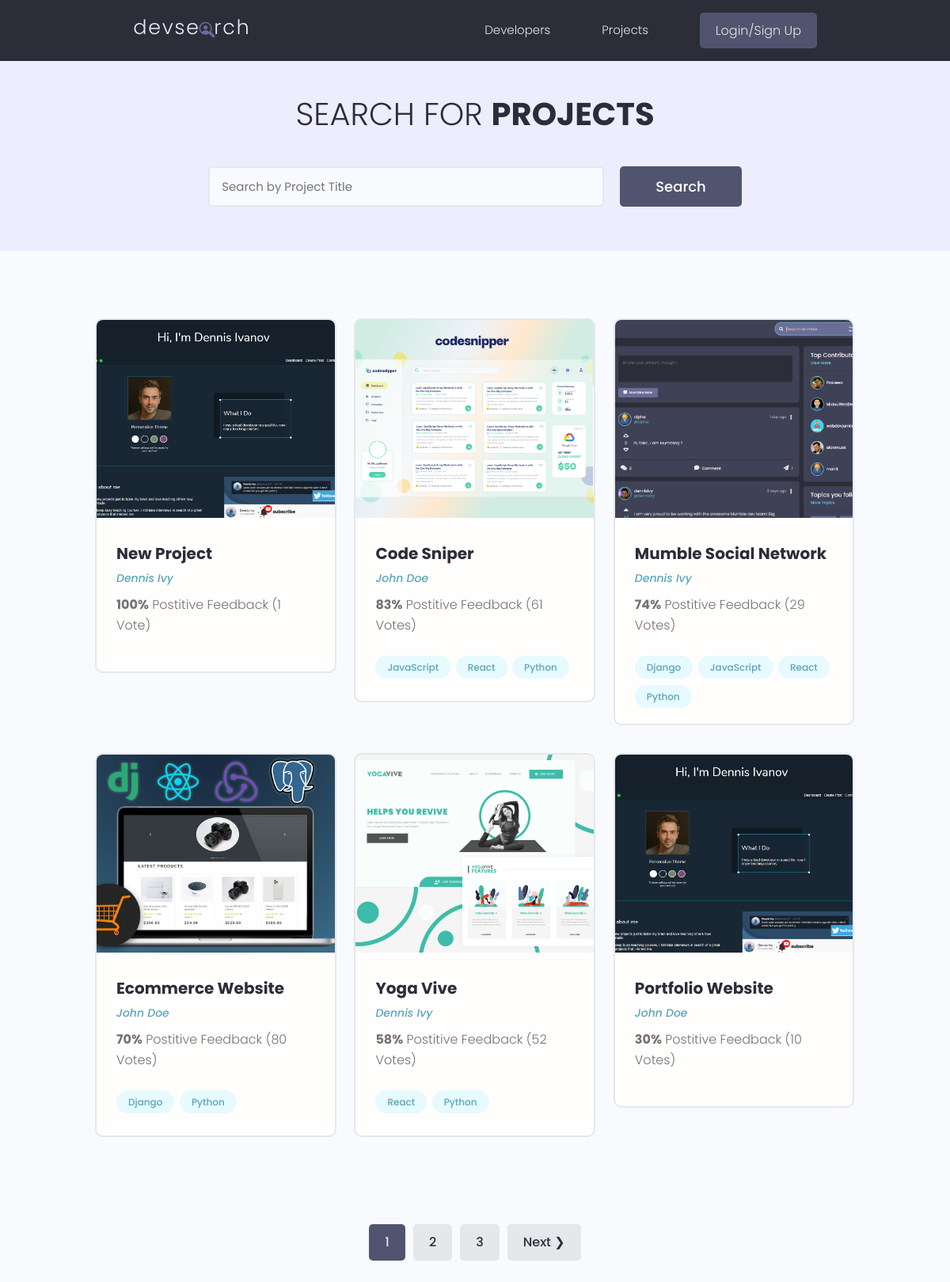
Page /projects/ on the earlier database version.
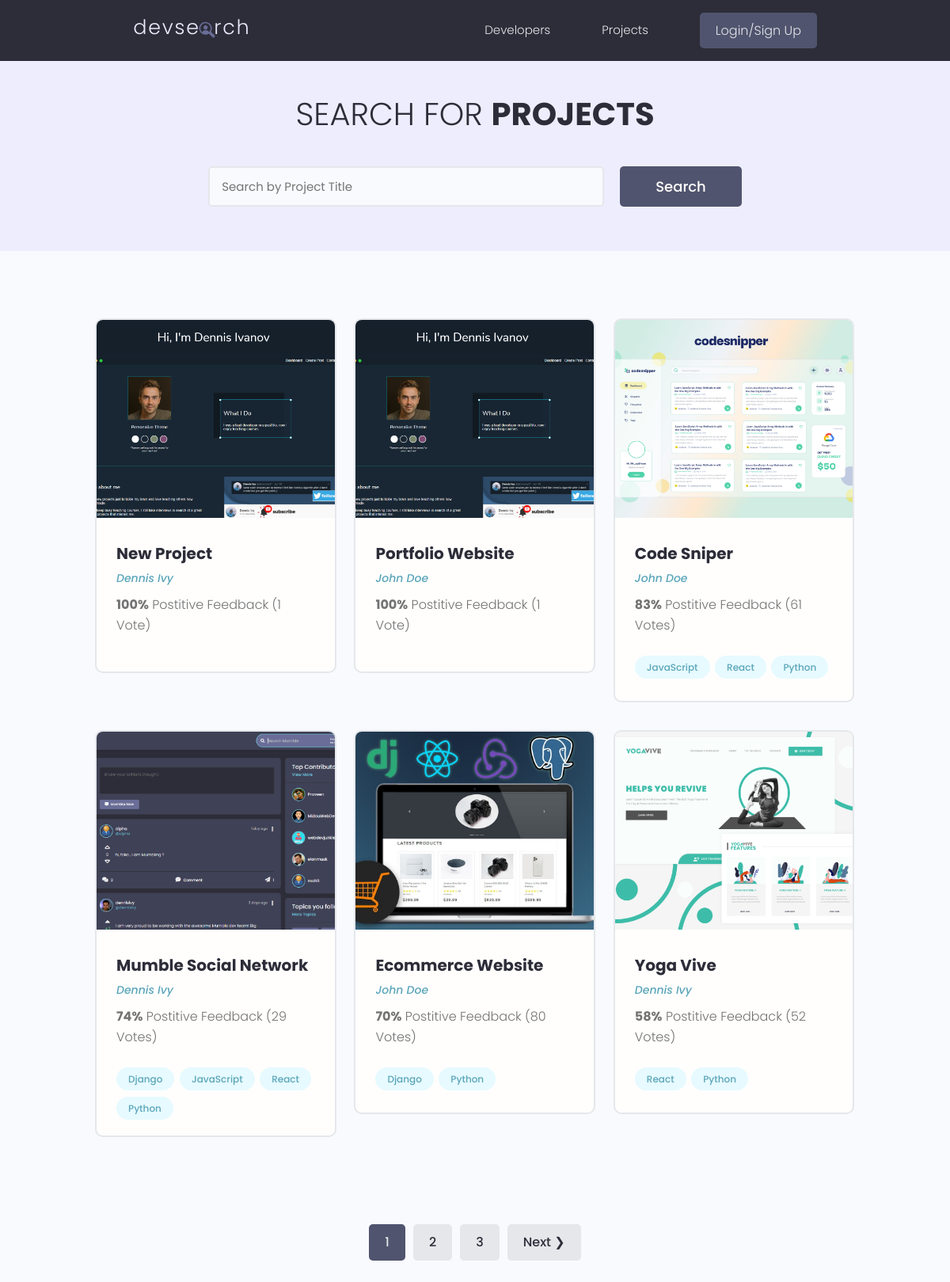
Same page on the later database version.
### projects/models.py (models this page shows, shortened)
class Project(models.Model):
    owner = models.ForeignKey(Profile, null=True, blank=True, on_delete=models.SET_NULL)
    title = models.CharField(max_length=200)
    description = models.TextField(null=True, blank=True)
    featured_image = models.ImageField(null=True, blank=True, default = "default.jpg")
    demo_link = models.CharField(max_length=2000, null=True, blank=True)
    source_link = models.CharField(max_length=2000, null=True, blank=True)
    tags = models.ManyToManyField('Tag', blank=True)
    vote_total = models.IntegerField(default=0, null=True, blank=True)
    vote_ratio = models.IntegerField(default=0, null=True, blank=True)
    created = models.DateTimeField(auto_now_add=True)
    id = models.UUIDField(default=uuid.uuid4, unique=True, primary_key=True, editable=False)
    class Meta:
        ordering = ['-vote_ratio','-vote_total', 'title']

class Tag(models.Model):
    name = models.CharField(max_length=200)
    created = models.DateTimeField(auto_now_add=True)
    id = models.UUIDField(default=uuid.uuid4, unique=True, primary_key=True, editable=False)
    def __str__(self):
        return self.name

### users/models.py (models this page shows, shortened)
class Profile(models.Model):
    user = models.OneToOneField(User, on_delete=models.CASCADE, null=True, blank=True)
    name = models.CharField(max_length=200, blank=True, null=True)
    email = models.EmailField(max_length=500, blank=True,null=True)
    username = models.CharField(max_length=200, blank=True, null=True)
    location = models.CharField(max_length=200, blank=True, null=True)
    short_intro = models.CharField(max_length=500, blank=True, null=True)
    bio = models.TextField(blank=True, null=True)
    profile_image = models.ImageField(blank=True, null=True, upload_to='profiles/', default='profiles/user-default.png' )
    social_github = models.CharField(max_length=200, blank=True, null=True)
    social_twitter = models.CharField(max_length=200, blank=True, null=True)
    social_linkedin = models.CharField(max_length=200, blank=True, null=True)
    social_youtube = models.CharField(max_length=200, blank=True, null=True)
    social_website = models.CharField(max_length=200, blank=True, null=True)
    created = models.DateTimeField(auto_now_add=True)
    id = models.UUIDField(default=uuid.uuid4, unique=True, primary_key=True, editable=False)

### projects/views.py (the view)
# urls.py: path('projects/', include('projects.urls')),
def projects(request):
    projects, search_query = searchProjects(request)
    custom_range, projects = paginateProjects(request, projects, 6)
    context = {
        'projects' : projects,
        'search_query': search_query,
        'custom_range':custom_range,
    }
    return render(request, 'projects/projects.html', context)

### projects/utils.py (called while the page is built)
def searchProjects(request):
    search_query = ''
    if request.GET.get('search_query'):
        search_query = request.GET.get('search_query')
    tags = Tag.objects.filter(name__contains=search_query)
    projects = Project.objects.distinct().filter(Q(title__icontains=search_query) |
                                      Q(description__icontains=search_query) |
                                      Q(owner__name__icontains=search_query) |
                                      Q(tags__in=tags))
    return projects, search_query

def paginateProjects(request, projects, results):
    page = request.GET.get('page')
    paginator = Paginator(projects, results)
    try:
        projects = paginator.page(page)
    except PageNotAnInteger:
        page = 1
        projects = paginator.page(page)
    except EmptyPage:
        page = paginator.num_pages
        projects = paginator.page(page)
    leftIndex = (int(page) - 4)
    if leftIndex < 1:
        leftIndex = 1
    rightIndex = (int(page) + 5)
    if rightIndex > paginator.num_pages:
        rightIndex = paginator.num_pages + 1
    custom_range = range(leftIndex,rightIndex)
    return custom_range, projects

### projects/templates/projects/projects.html (shortened to what this page needs)
{% extends "main.html" %}
{%load static%}
{%block content%}
  <main class="projects">
    <section class="hero-section text-center">
      <div class="container container--narrow">
        <div class="hero-section__box">
          <h2>Search for <span>Projects</span></h2>
        </div>
        <div class="hero-section__search">
          <form id="searchForm"class="form" action="#" method="get">
            <div class="form__field">
              <input class="input input--text" id="formInput#search" type="text" name="search_query"
                value="{{search_query}}"placeholder="Search by Project Title" />
            </div>
            <input class="btn btn--sub btn--lg" type="submit" value="Search" />
          </form>
        </div>
      </div>
    </section>
    <section class="projectsList">
      <div class="container">
        <div class="grid grid--three">
        {%for project in projects%}
          <div class="column">
            <div class="card project">
              <a href="{%url 'project' project.id%}" class="project">
                <img class="project__thumbnail" src="{{project.featured_image.url}}" alt="project thumbnail" />
                <div class="card__body">
                  <h3 class="project__title">{{project.title}}</h3>
                  <p><a class="project__author" href="{%url 'user-profile' project.owner.id%}">{{project.owner.name}}</a></p>
                  <p class="project--rating">
                    <span style="font-weight: bold;">{{project.vote_ratio}}%</span> Postitive
                    Feedback ({{project.vote_total}} Vote{{project.vote_total|pluralize:"s"}})
                  </p>
                  <div class="project__tags">
                    {%for tag in project.tags.all%}
                    <span class="tag tag--pill tag--main">
                      <small>{{tag}}</small>
                    </span>
                    {%endfor%}
                  </div>
                </div>
              </a>
            </div>
          </div>
          {%endfor%}
        </div>
      </div>
    </section>
  {%include 'pagination.html' with queryset=projects custom_range=custom_range%}
  </main>
{%endblock%}

Differences in the rows shown:
changed Project "Portfolio Website": vote_ratio "30" → "100"; vote_total "10" → "1"; moves up the list
